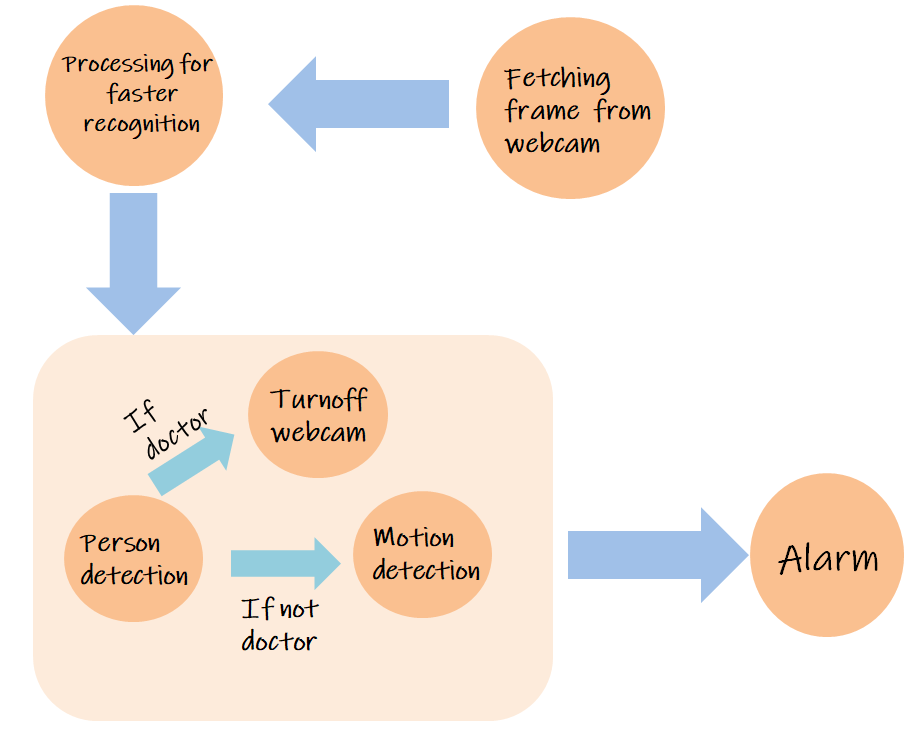
#> input picture workflow.PNG, 913 x 732 px, given in place of the camera
$ python obj_det.py
#> lines starting #> are read from the running program, lines starting #| are printed output that depends on the picture
import cv2
import imutils
import threading
import winsound

cap=cv2.VideoCapture(0,cv2.CAP_DSHOW)

cap.set(cv2.CAP_PROP_FRAME_WIDTH,640)
cap.set(cv2.CAP_PROP_FRAME_HEIGHT,480)

_ , start_frame=cap.read()
#> start_frame is the input picture: shape (732, 913, 3); mean B, G, R 225, 234.6, 246.3
start_frame=imutils.resize(start_frame,width=500)
#> start_frame: shape (400, 500, 3)
start_frame=cv2.cvtColor(start_frame,cv2.COLOR_BGR2GRAY)
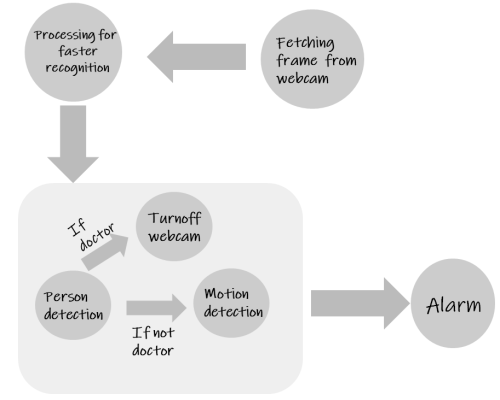
#> start_frame: shape (400, 500); min 0, max 255, mean 237.1
start_frame=cv2.GaussianBlur(start_frame,(21,21),0)
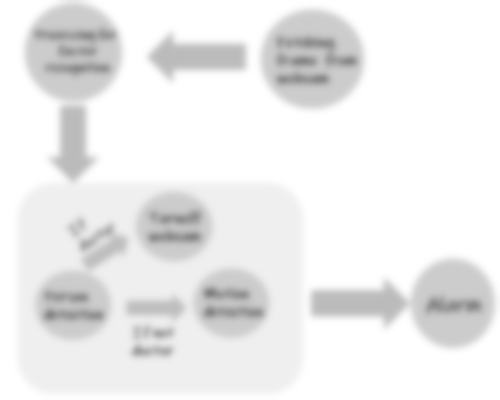
#> start_frame: shape (400, 500); min 130, max 255, mean 237.1

alarm=False
alarm_mode=False
alarm_counter=0

def beep_alarm():
    global alarm
    for _ in range(5):
        if not alarm_mode:
            break
        print("ALARM")
        winsound.Beep(2500,1000)
    alarm=False

while True:

    _ ,frame=cap.read()
    frame=imutils.resize(frame,width=500)

    if alarm_mode:
        frame_bw=cv2.cvtColor(frame,cv2.COLOR_BGR2GRAY)
        frame_bw=cv2.GaussianBlur(frame_bw,(5,5),0)

        difference=cv2.absdiff(frame_bw,start_frame)
        threshold=cv2.threshold(difference,25,255,cv2.THRESH_BINARY)[1]
        start_frame=frame_bw

        if threshold.sum()> 50:
            alarm_counter+=1
        else:
            if alarm_counter>0:
                alarm_counter-=1

        cv2.imshow("Cam",threshold)
    else:
        cv2.imshow("Cam",frame)

    if alarm_counter>10:
        if not alarm:
            alarm=True
            threading.Thread(target=beep_alarm).start()

    key_pressed=cv2.waitKey(30)
#> (key q is pressed here)
    if key_pressed==ord("t"):
        alarm_mode=not alarm_mode
        alarm_counter=0
    if key_pressed==ord("q"):
        alarm_mode=False
        break
cap.release()
cv2.destroyAllWindows()
